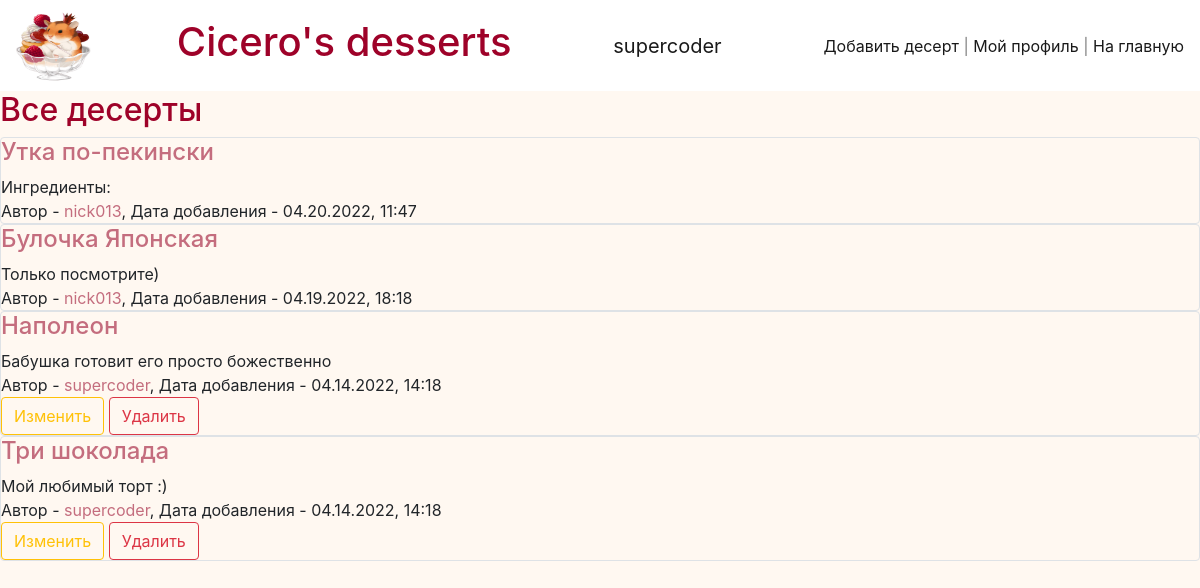
Page / (signed in) on the earlier database version.
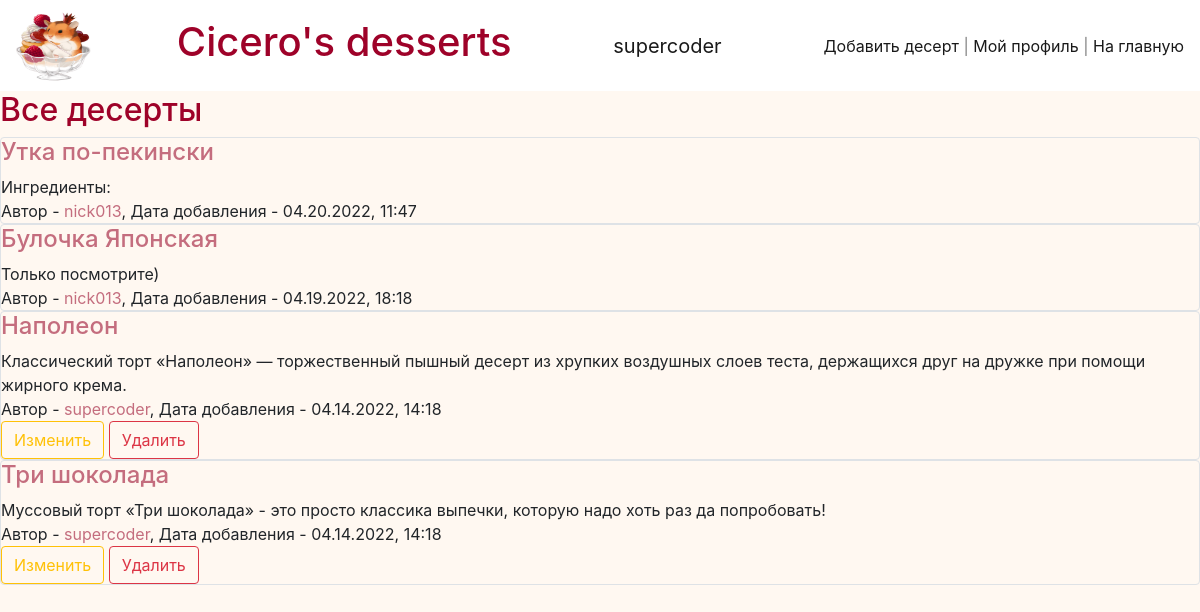
Same page on the later database version.
### data/desserts.py (models this page shows)
class Dessert(SqlAlchemyBase):
    __tablename__ = 'desserts'
    id = sqlalchemy.Column(sqlalchemy.Integer, primary_key=True, autoincrement=True)
    title = sqlalchemy.Column(sqlalchemy.String, nullable=False)
    content = sqlalchemy.Column(sqlalchemy.String, nullable=False)
    country = sqlalchemy.Column(sqlalchemy.String, nullable=False)
    created_date = sqlalchemy.Column(sqlalchemy.String, default=datetime.datetime.now().strftime('%m.%d.%Y, %H:%M'))
    user_id = sqlalchemy.Column(sqlalchemy.Integer, sqlalchemy.ForeignKey("users.id"))
    user = orm.relation('User')

### data/users.py (models this page shows, shortened)
class User(SqlAlchemyBase, UserMixin):
    __tablename__ = 'users'
    id = sqlalchemy.Column(sqlalchemy.Integer, primary_key=True, autoincrement=True)
    email = sqlalchemy.Column(sqlalchemy.String, nullable=False, unique=True)
    name = sqlalchemy.Column(sqlalchemy.String, nullable=False, unique=True)
    hashed_password = sqlalchemy.Column(sqlalchemy.String, nullable=False)
    about = sqlalchemy.Column(sqlalchemy.String, nullable=False)
    desserts = orm.relation("Dessert", back_populates='user')

### main.py (the view)
@app.route("/")
def default_page():
    db_sess = db_session.create_session()
    desserts = db_sess.query(Dessert)[::-1]
    if current_user.is_authenticated:
        return render_template("index.html", title="Cicero's desserts", current_user=current_user, desserts=desserts)
    else:
        return render_template("start_page.html")

### data/db_session.py (called while the page is built)
def create_session() -> Session:
    global __factory
    return __factory()

### main.py (called while the page is built)
@login_manager.user_loader
def load_user(user_id):
    db_sess = db_session.create_session()
    return db_sess.query(User).get(user_id)

### templates/index.html
{% extends "base.html" %}
{% block content %}
<h2>Все десерты</h2>
    {% for item in desserts %}
        <div class="col-md6 border rounded">
            <a href="/desserts/{{item.id}}"><h4>{{ item.title }}</h4></a>
            <div>
                {{ item.content.split('\r\n')[0] }}
            </div>
            <div>
                Автор - <a href="/profile/{{item.user.id}}">{{ item.user.name }}</a>, Дата добавления - {{ item.created_date }}
            </div>
            {% if current_user.is_authenticated and current_user == item.user %}
                <div>
                    <a href="/desserts/edit/{{ item.id }}" class="btn btn-outline-warning">Изменить</a>
                    <a href="/desserts/delete/{{ item.id }}" class="btn btn-outline-danger">Удалить</a>
                </div>
            {% endif %}
        </div>
    {% endfor %}
{% endblock %}

Differences in the rows shown:
changed Dessert "Наполеон": content "Бабушка готовит его просто божественно" → "Классический торт «Наполеон» — торжественный пышный десерт из хрупких воздушных слоев теста, держащихся друг на дружке при помощи жирного крема."
changed Dessert "Три шоколада": content "Мой любимый торт :)" → "Муссовый торт «Три шоколада» - это просто классика выпечки, которую надо хоть раз да попробовать!"
